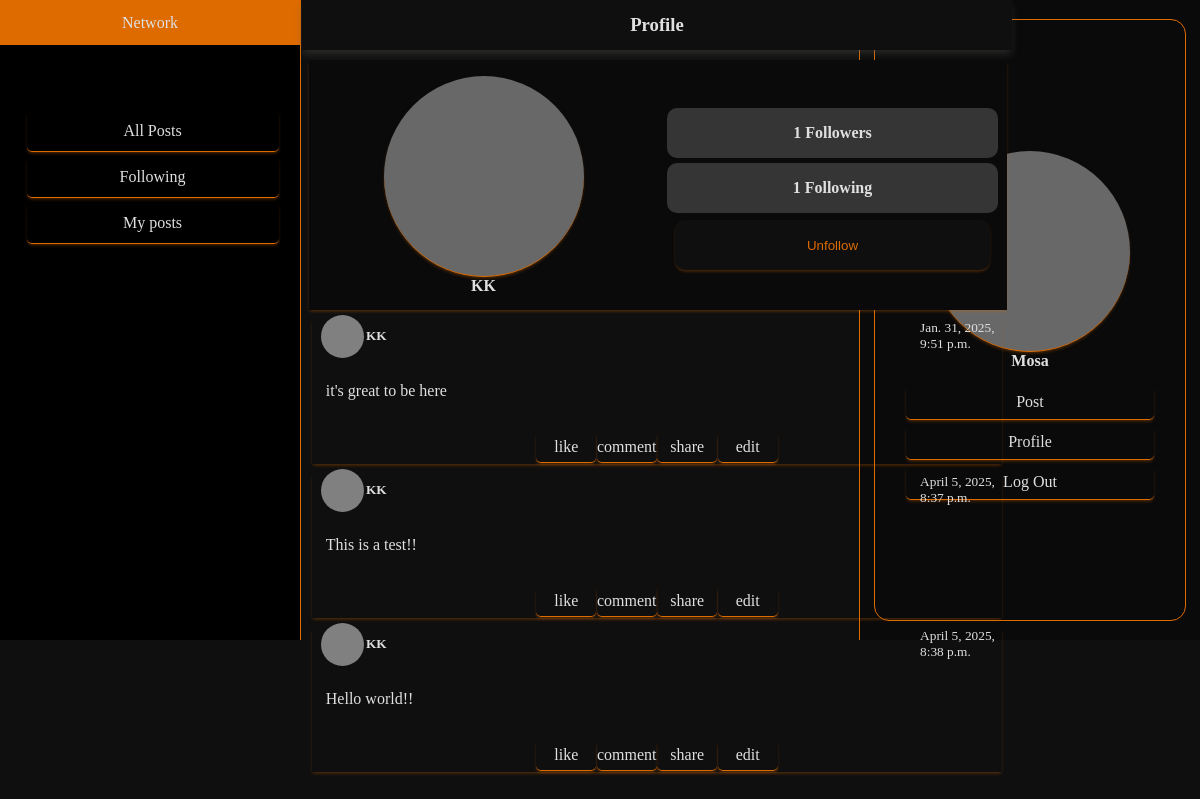
The app's page /profile/1 (signed in) with its own data.
### network/models.py (models this page shows, shortened)
class User(AbstractUser):
    pass

class Post(models.Model):
    poster = models.ForeignKey(User, on_delete=models.CASCADE, related_name="user")
    content = models.CharField(max_length=800)
    timestamp = models.DateTimeField(auto_now_add=False)

### network/views.py (the view)
# urls.py: path("profile/<str:poster>", views.viewProfile, name="profile"),
def viewProfile(request,poster):
    allPosts = Post.objects.filter(poster=poster)
    followers = len(Follow.objects.filter(following=poster))
    following = len(Follow.objects.filter(follower=poster))
    posterName = User.objects.get(id=poster)
    if (request.user.is_authenticated):
        isFollowing = Follow.objects.filter(follower=request.user, following=posterName).exists()
    else:
        isFollowing = False
    sortedPosts = allPosts.order_by('timestamp')
    return render(request, "network/profile.html",{"userPosts":sortedPosts, "followers": followers,
                                                    "following": following,
                                                   "posterName":posterName, "isFollowing": isFollowing })

### network/templates/network/profile.html (shortened to what this page needs)
{% extends "network/layout.html" %}
{% block body %}
<div class="profile-container">
  <div class="feeds-heading">
    <h3 class="feeds-title login-title">Profile</h3>
  </div>
  <div class="user-info">
    <div class="personal">
      <div class="user-img "></div>
      <div class="user-name"><strong>{{ posterName }}</strong></div>
    </div>
    <div class="acc-details">
      <div class="followers-div">
        <h4>{{followers}} Followers</h4>
      </div>
      <div class="following-div">
        <h4>{{following}} Following</h4>
      </div>
      {% if posterName.id != user.id  %}
        <form action="{% url 'follow' %}" method="post" class="follow-form">
          {%if isFollowing%}
            <input type="submit" value="Unfollow" class="action nav-item follow">
          {% else %}
            <input type="submit" value="Follow" class="action nav-item unfollow">
          {% endif %}
        </form>
      {% endif %}
    </div>
  </div>
  {% for post in userPosts %}
  <div class="post-container">
      <div class="post-header">
          <div class="poster-container">
              <div class="poster-img"></div>
              <div class="poster-name"><h5>{{post.poster}}</h5></div>
          </div>
          <div class="post-time"><small>{{post.timestamp}}</small></div>
      </div>
      <div class="post-body">
          <p class="post-content">{{post.content}}</p>
      </div>
      {% if user.username != post.poster %}
      <div class="post-footer">
          <div class="likes">like</div>
          <div class="comment">comment</div>
          <div class="share">share</div>
          <div class="edit">edit</div>
      </div>
      {% endif %}
  </div>
{% endfor %}
{% endblock %}

### network/templates/network/layout.html (shortened to what this page needs)
{% load static %}
<!DOCTYPE html>
<html lang="en">
    <head>
        <link href="{% static 'network/styles.css' %}" rel="stylesheet">
    </head>
    <body>
        <nav class="navbar navbar-expand-lg navbar-light bg-light">
            <a class="navbar-brand" href="#">Network</a>
            <div class="user-nav-bar">
              <ul class="navbar-nav mr-auto">
                <li class="nav-item">
                  <a class="nav-link" href="{% url 'index' %}">All Posts</a>
                </li>
                {% if user.is_authenticated %}
                    <li class="nav-item">
                        <a class="nav-link" href="{% url 'following' %}">Following</a>
                    </li>
                    <li class="nav-item">
                        <a class="nav-link" href="#">My posts</a>
                    </li>
                {% endif %}
              </ul>
            </div>
        </nav>
        <div class="user-panel">
            <div class="user-container">
                {% if user.is_authenticated %}
                    <div class="user-img-name-container">
                        <div class="user-img"></div>
                            <div class="user-name"><strong>{{ user.username }}</strong></div>
                    </div>
                {% endif %}
                <div class="user-actions">
                    {% if user.is_authenticated %}
                        <a class="action nav-item" id="write-post" href="">Post</a>
                        <a href="{% url 'profile' poster=user.id %}" class="action nav-item">Profile</a>
                        <a class="action nav-item" href="{% url 'logout' %}">Log Out</a>
                    {% else %}
                    <a class="action nav-item" href="{% url 'login' %}">Log In</a>
                    <a class="action nav-item" href="{% url 'register' %}">Register</a>
                    {% endif %}
                </div>
            </div>
        </div>
    <div class="feed-container"></div>
        <div class="body">
            {% block body %}
            {% endblock %}
        </div>
    </body>
</html>

### records on screen
User: username "Mosa"
User: username "KK"
Post: poster "KK", timestamp "Jan. 31, 2025, 9:51 p.m.", content "it's great to be here", shows "like"
Post: poster "KK", timestamp "April 5, 2025, 8:37 p.m.", content "This is a test!!", shows "like"
Post: poster "KK", timestamp "April 5, 2025, 8:38 p.m.", content "Hello world!!", shows "like"

### other values on screen
{{ followers }} "1"
{{ following }} "1"
